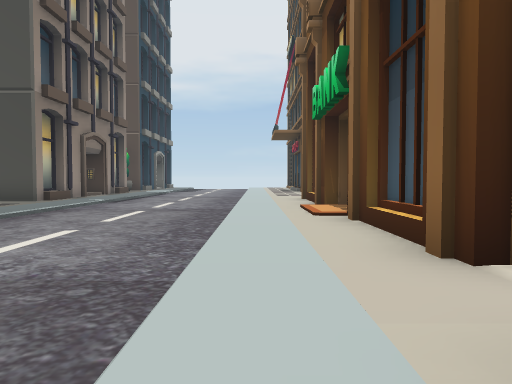
view 1 (above)

24 first-person views from a walk through a 3-D level made in the Unity game engine. The camera is 1.2 m above the floor, tilts 2° down and sees 70° across. The floor is counted in squares, 2 m on a side. Each view is taken from the middle of a square. On the plan, view 1 faces up. The plan holds only what a view shows up to about 10 squares ahead; the rest is blank. The place goes on beyond the plan. The player is left out.

view 2
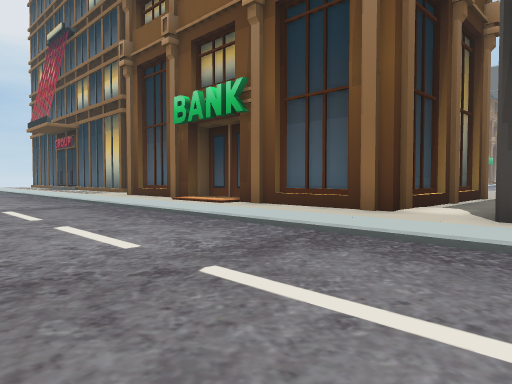

view 3
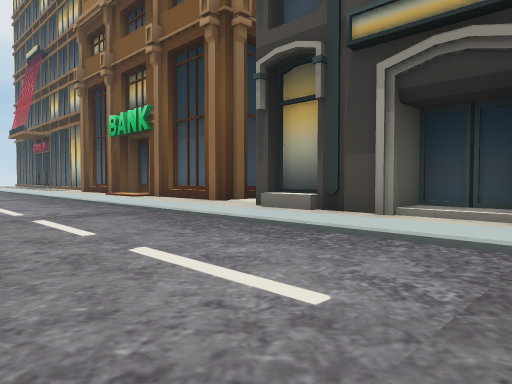

view 4
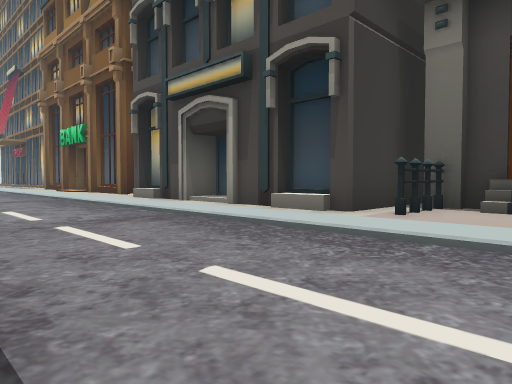

view 5
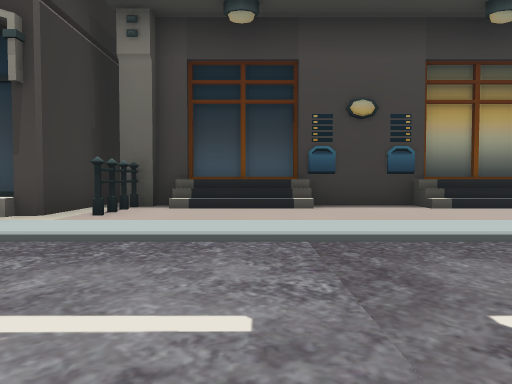

view 6
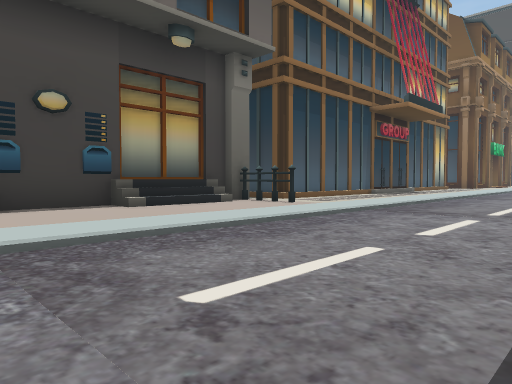

view 7
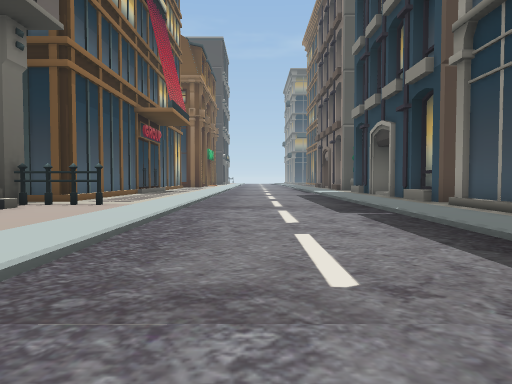

view 8
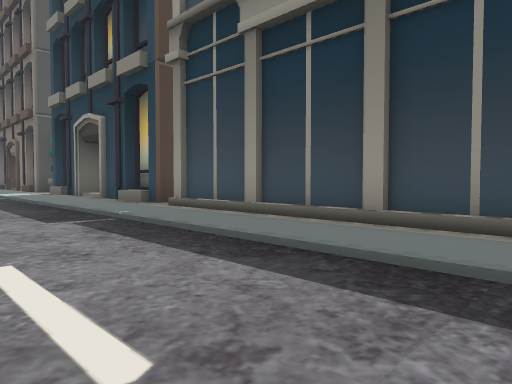

view 9
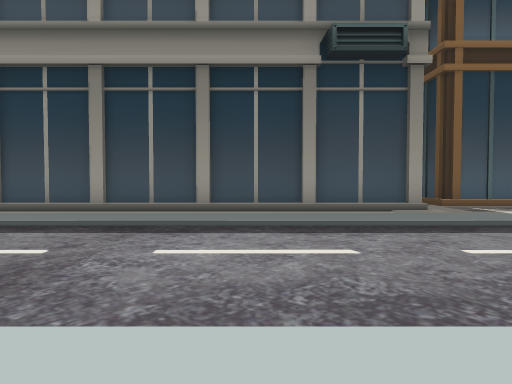

view 10
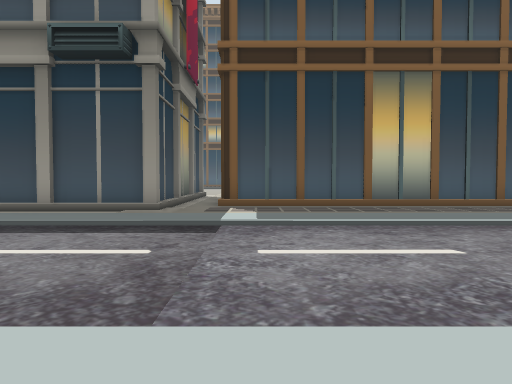

view 11
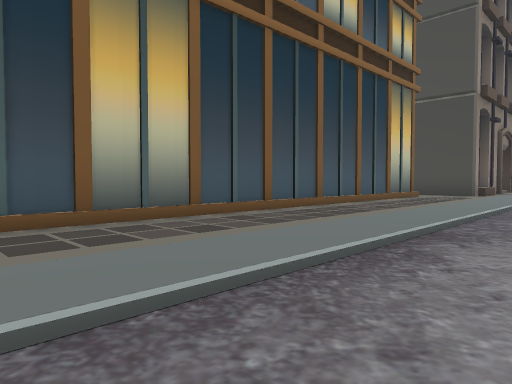

view 12
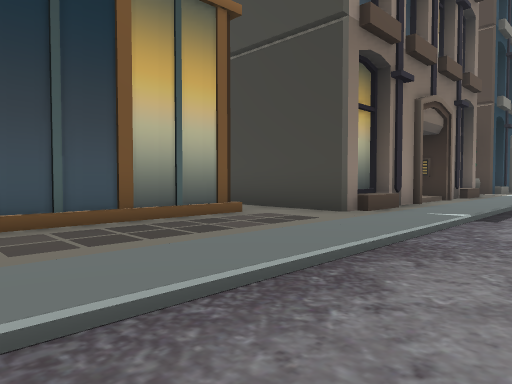

view 13
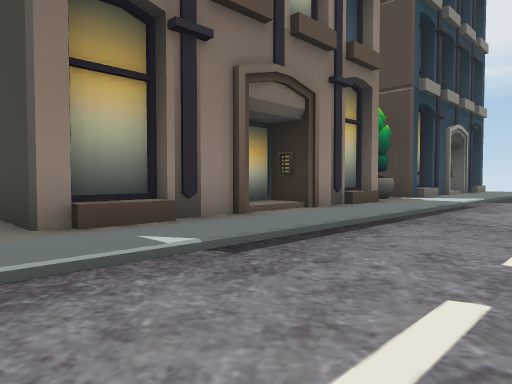

view 14
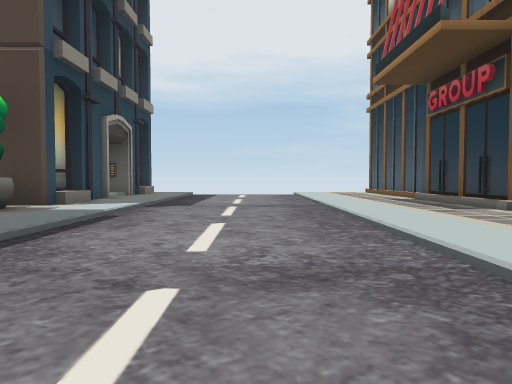

view 15
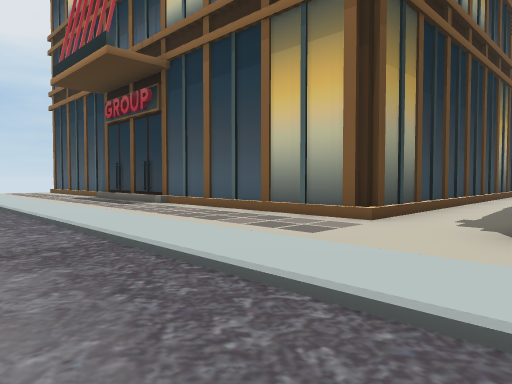

view 16
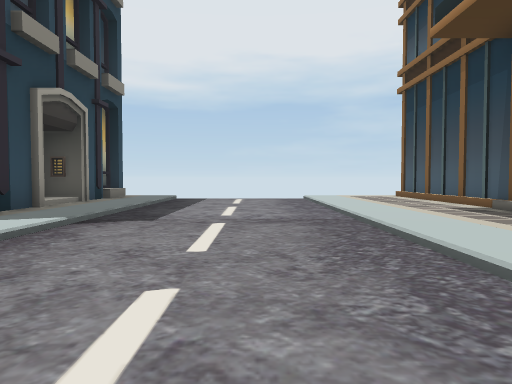

view 17
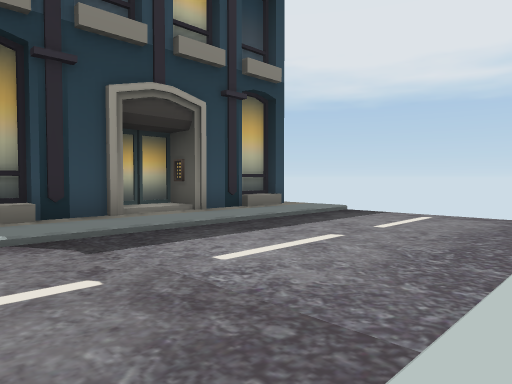

view 18
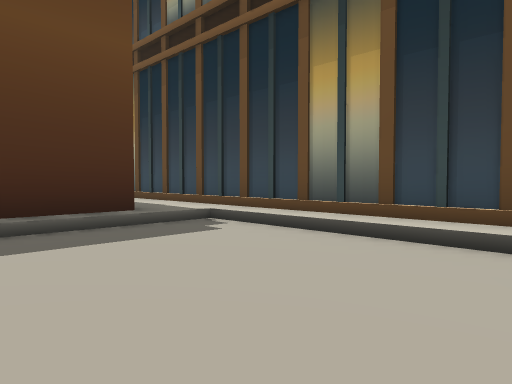

view 19
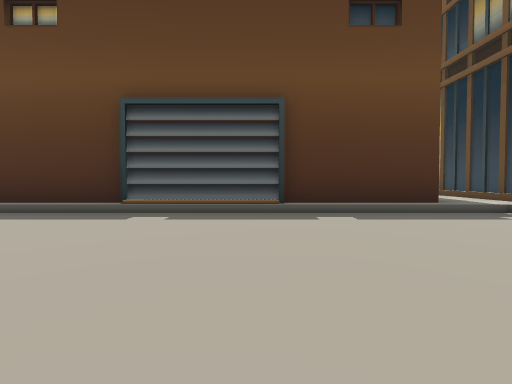

view 20
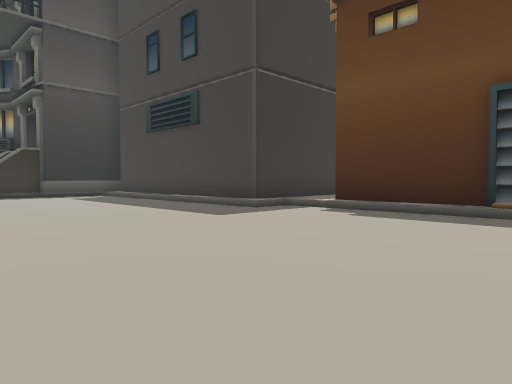

view 21
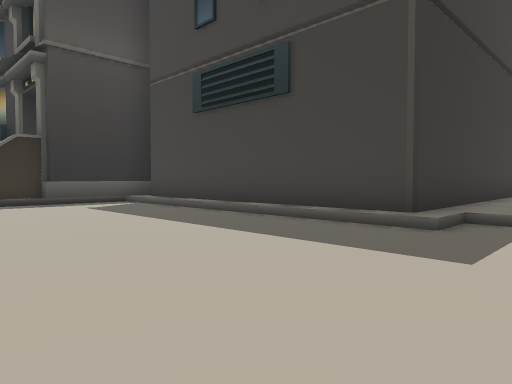

view 22
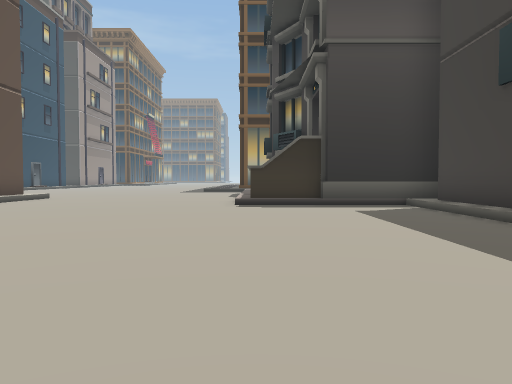

view 23
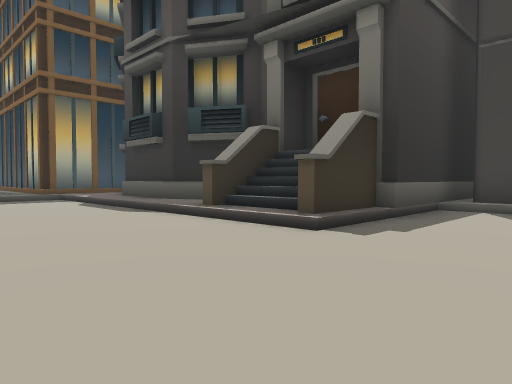

view 24
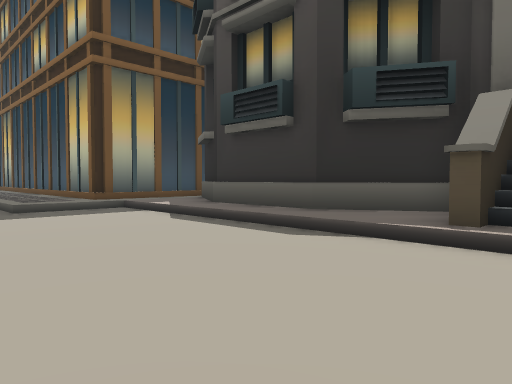

### Floor plan
Key: @ floor where view 1 was taken; # wall or solid block; . main floor; : floor 0.25 m higher than the main floor; + floor 2.25 m higher than the main floor; / step, stairs or slope; ^ raised ledge; B building; U bush.
Columns run from 7 left of view 1 to 19 right of it. Each row starts with its distance up from view 1.
 26  B:....
 25  B:....:  B
 24  B:....:  B
 23 BB:....:  B
 22 BB:....:  B
 21  B:....:  B
 20  B:....:
 19 UB:....:
 18 UU:....:
 17 UB:....:  B
 16  B:....:  B
 15  B:....:  B
 14 BB:....:  BBBBBBBBB
 13 BB:....:
 12  B:....:       .....
 11  B:....: BB  BB.....
 10 BB:....: B    B.....
  9 B :....: B    B......
  8 B :....: B    B.......
  7 B :....: B    B.......
  6 B :....: B    B.......
  5 B :....: B    B.......
  4 B :....: B    B.......
  3 B :....: BBBBBB......
  2 B :....::      ......
  1 B :....:BBBBBBBB.....
  0 B :....@       B......
 -1 B :....:B      B......
 -2 B :....: B     B.......
 -3 B :....::B     B........
 -4 B :....:B      B........
 -5 BB:..../       B.........
 -6  B:....:BBBB  BB..........
 -7  B:....:##^  ^^^####......B
 -8  B:....:::#     #+//......B
 -9  B:....:::#      ###....
-10  B:....:::#      #::....
-11  B:....:::#       #:....
-12  B:....:::#       #:...
-13  B:....:::#       #:...
-14  B:....:::#       #:...
-15  B:....::##      #::...
-16  B:....:
-17  B:....:  B      BBB
-18  B:....:  B        B
-19  B:. ..:           B
-20   :. ..

Positions as (right, up) in squares from view 1, and headings:
1: (0, 0), facing up
2: (-4, 0), facing up-right
3: (-4, -4), facing up-right
4: (-4, -9), facing up-right
5: (-4, -9), facing right
6: (-4, -9), facing down-right
7: (-2, -8), facing down
8: (-2, -9), facing down-left
9: (1, -8), facing left
10: (1, -3), facing left
11: (-3, -2), facing up-left
12: (-3, 5), facing up-left
13: (-2, 9), facing up-left
14: (-2, 12), facing up
15: (-2, 11), facing up-right
16: (-2, 15), facing up
17: (0, 19), facing up-left
18: (12, 9), facing up-left
19: (14, 8), facing left
20: (14, 7), facing down-left
21: (13, 3), facing down-left
22: (12, 2), facing down
23: (16, -4), facing down-left
24: (16, -8), facing down-left
